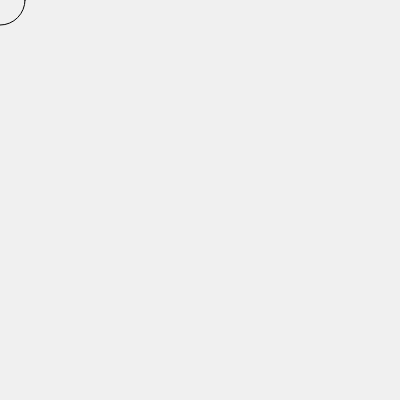
Frame 1 (no input)
Frame 60 (no input): identical to frame 1, image omitted
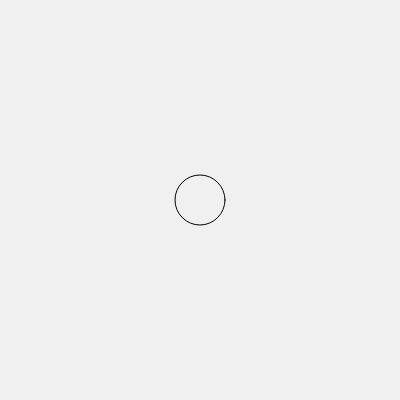
Frame 120 (the mouse pressed at the canvas centre since frame 60)

The p5.js sketch that drew these frames (run headless with seeded random() and noise() and a simulated clock; from frame 60 on, the mouse is pressed at the canvas centre):

// p5.js sketch
// ── sketch.js
function setup() {
  createCanvas(400, 400);
}

function draw() {
  background(240);
  
  noFill();
  ellipse(mouseX, mouseY, 50, 50);
  
  print(mouseX, mouseY);
}
